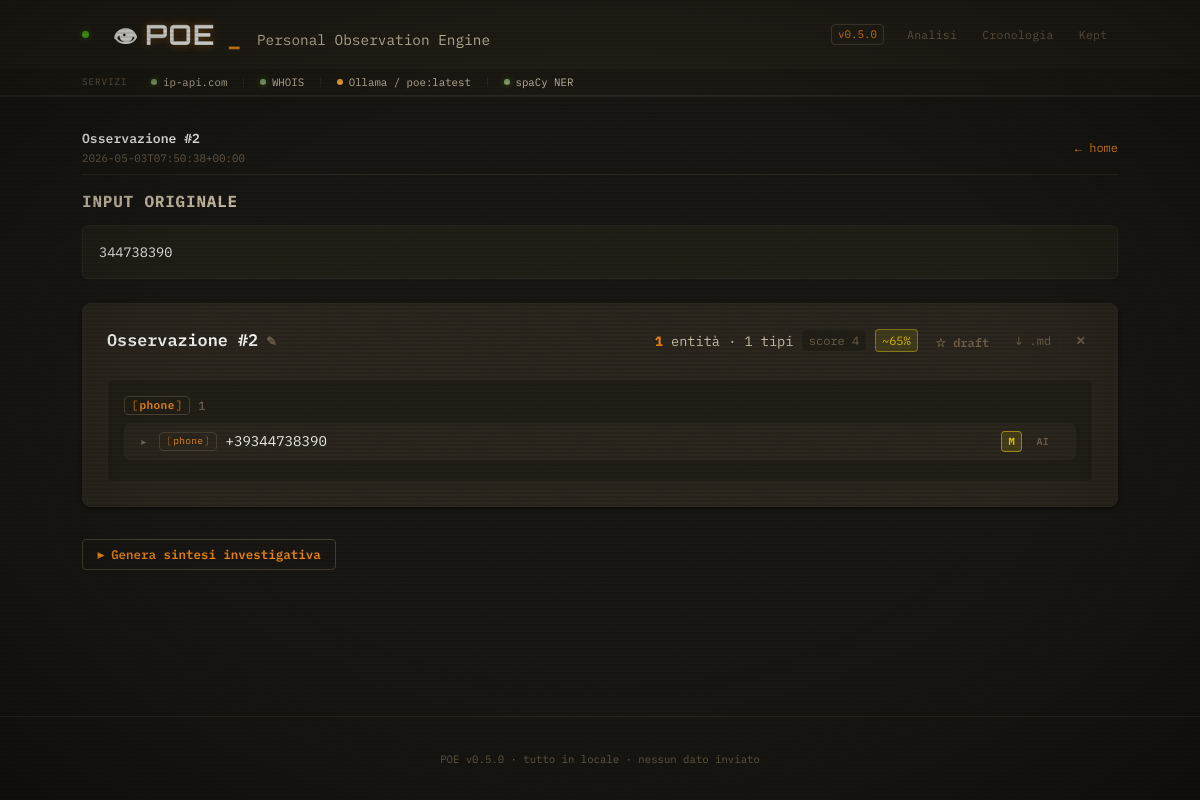
/e/2, run on the app's committed database.
### tables this page shows
CREATE TABLE observations (
                id             INTEGER PRIMARY KEY AUTOINCREMENT,
                timestamp      TEXT NOT NULL,
                raw_input      TEXT NOT NULL,
                entities_json  TEXT NOT NULL
            , kept INTEGER NOT NULL DEFAULT 0, label TEXT, synthesis_text TEXT, synthesis_model TEXT, enrichment_json TEXT);

### app/main.py (the view)
@app.get("/e/{observation_id}", response_class=HTMLResponse)
def detail(request: Request, observation_id: int):
    obs = get_by_id(observation_id)
    if obs is None:
        raise HTTPException(status_code=404, detail="Osservazione non trovata")
    entity_dicts = obs["entities"]
    return templates.TemplateResponse(
        request,
        "detail.html",
        {
            "observation": obs,
            "grouped_entities": group_by_type(entity_dicts),
            "total": len(entity_dicts),
            "score": compute_score(entity_dicts),
            "accuracy": compute_accuracy(entity_dicts),
            "kept": obs.get("kept", False),
            "label": obs.get("label"),
        },
    )

### app/templates/detail.html (shortened to what this page needs)
{% extends "base.html" %}
{% import "_macros.html" as m %}
{% block content %}
<div style="display:flex;align-items:center;justify-content:space-between;margin-bottom:var(--sp-md);padding-bottom:var(--sp-sm);border-bottom:1px solid var(--color-border-subtle);">
    <div>
        <p style="font-family:var(--font-mono);font-size:0.82rem;color:var(--color-text-primary);font-weight:600;margin:0;">
            {{ observation.label if observation.label else 'Osservazione #' ~ observation.id }}
        </p>
        <p style="font-family:var(--font-mono);font-size:0.68rem;color:var(--color-text-muted);margin:0.1rem 0 0;">
            {{ observation.timestamp }}
        </p>
    </div>
    <a href="/" class="back-link" style="font-size:0.75rem;">&#8592; home</a>
</div>
<section class="original-input" aria-labelledby="input-heading">
    <h2 id="input-heading">Input originale</h2>
    <pre>{{ observation.raw_input }}</pre>
</section>
<section aria-labelledby="entities-heading">
    {{ m.render_entities(grouped_entities, observation.id, total, score=score, accuracy=accuracy, kept=kept, label=label, show_export=true) }}
</section>
<section id="synthesis-panel" style="margin-top:var(--sp-xl);">
  {% if observation.synthesis_text %}
    <div class="synthesis-panel-v5">
      <div class="synthesis-header">
        <span class="synthesis-title">&#9656; Sintesi Intelligence</span>
        <span class="synthesis-model">{{ observation.synthesis_model or 'poe:latest' }}</span>
      </div>
      <div class="synthesis-body">{{ observation.synthesis_text }}</div>
    </div>
  {% else %}
    <div style="display:flex;align-items:center;gap:var(--sp-md);">
      <button
        hx-post="/e/{{ observation.id }}/synthesis"
        hx-target="#synthesis-panel"
        hx-swap="outerHTML"
        hx-indicator="#synth-spinner"
        style="background:transparent;color:var(--color-accent-primary);border:1px solid var(--color-border-strong);padding:0.4rem 0.9rem;font-family:var(--font-mono);font-size:0.78rem;border-radius:var(--radius-sm);cursor:pointer;">
        &#9656; Genera sintesi investigativa
      </button>
    </div>
  {% endif %}
</section>
{% endblock %}

### static/style.css (style rules this page uses)
:root { --sp-xs: 0.25rem; --sp-sm: 0.5rem; --sp-md: 1rem; --sp-lg: 1.5rem; --sp-xl: 2rem; --radius-sm: 4px; --radius-md: 6px; --radius-lg: 8px; --content-max-width: 1100px; --transition-fast: 0.1s ease; --transition-base: 0.15s ease; --color-bg-base: #1a1814; --color-bg-surface: #232017; --color-bg-elevated: #2c281f; --color-bg-input: #1f1c16; --color-text-primary: #fffffb; --color-text-secondary: #d4c8b0; --color-text-muted: #746551; --color-text-on-accent: #1a1814; --color-accent-primary: #fa8c16; --color-accent-secondary: #fa8c16; --color-accent-hover: #d97706; --color-success: #8ba872; --color-warning: #ffae3a; --color-danger: #c2543d; --color-info: #7a9ba8; --color-border-subtle: #2e2a22; --color-border-strong: #4a4334; --color-divider: #25221b; --shadow-sm: 0 2px 4px rgba(0, 0, 0, 0.5); --shadow-md: 0 6px 12px rgba(0, 0, 0, 0.6); --shadow-lg: 0 16px 32px rgba(0, 0, 0, 0.7); --font-body: 'IBM Plex Mono', 'Consolas', monospace; --font-display: 'IBM Plex Mono', 'Consolas', monospace; --font-mono: 'IBM Plex Mono', 'Consolas', monospace; --font-brand: 'Orbitron', 'Space Grotesk', sans-serif; --glow-amber: 0 0 8px rgba(250, 140, 22, 0.4); --glow-amber-strong: 0 0 14px rgba(250, 140, 22, 0.6); --glow-green: 0 0 6px rgba(82, 196, 26, 0.45); }
*, *::before, *::after { box-sizing: border-box; }
html { -webkit-text-size-adjust: 100%; }
body { margin: 0; font-family: var(--font-body); font-size: 16px; line-height: 1.5; background: var(--color-bg-base); color: var(--color-text-primary); min-height: 100vh; display: flex; flex-direction: column; }
h1, h2, h3, h4 { line-height: 1.25; margin-top: 0; font-family: var(--font-display); color: var(--color-text-primary); }
a { color: var(--color-accent-primary); text-decoration: none; }
code, pre { font-family: var(--font-mono); }
pre { white-space: pre-wrap; word-break: break-word; }
.back-link { font-size: 0.9rem; font-family: var(--font-mono); }
button { background: var(--color-accent-primary); color: var(--color-text-on-accent); border: none; padding: 0.6rem 1.5rem; border-radius: var(--radius-md); font-weight: 600; font-size: 0.95rem; font-family: inherit; cursor: pointer; transition: background-color var(--transition-base); }
.original-input { margin-bottom: var(--sp-lg); }
.original-input h2 { font-size: 1rem; color: var(--color-text-secondary); text-transform: uppercase; letter-spacing: 0.05em; margin-bottom: var(--sp-sm); font-family: var(--font-body); }
.original-input pre { background: var(--color-bg-surface); padding: var(--sp-md); border-radius: var(--radius-md); border: 1px solid var(--color-border-subtle); font-size: 0.85rem; max-height: 400px; overflow-y: auto; }
body::before { content: ''; position: fixed; inset: 0; pointer-events: none; z-index: 9999; background: repeating-linear-gradient( 0deg, rgba(0, 0, 0, 0.0) 0px, rgba(0, 0, 0, 0.0) 2px, rgba(0, 0, 0, 0.18) 3px, rgba(0, 0, 0, 0.0) 4px ); mix-blend-mode: multiply; }
body::after { content: ''; position: fixed; inset: 0; pointer-events: none; z-index: 9998; background-size: 100% 100%, 200px 200px; }

### data on the page
observations: id "Osservazione #2", timestamp "2026-05-03T07:50:38+00:00", raw_input "344738390"

### other printed values
{{ label if label else 'Osservazione #' ~ observation_id }} "Osservazione #2"
{{ total }} "1"
{{ grouped|length }} "1"
{{ score }} "4"
{{ accuracy }} "65"
{{ type }} "phone"
{{ items|length }} "1"
{{ item.value }} "+39344738390"
